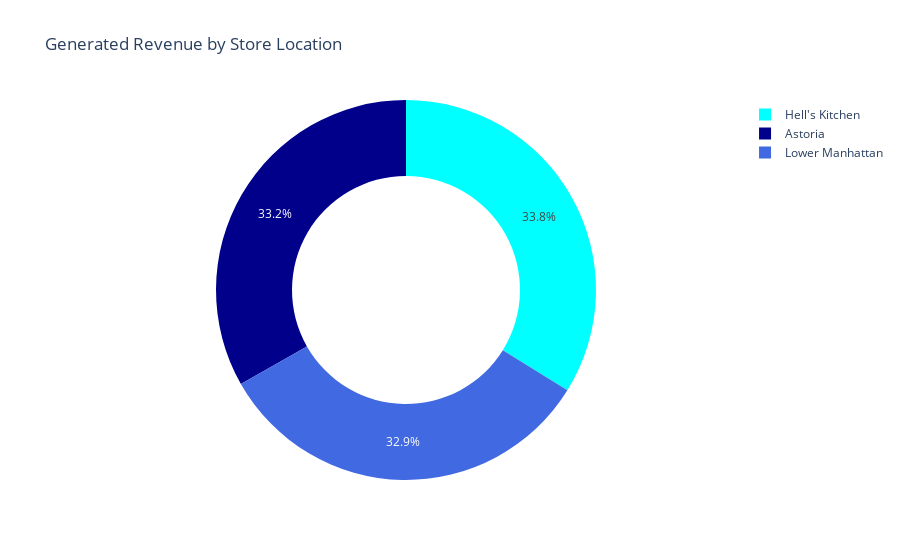

Notebook cell for this chart:
### Code cell
# I can also visualize my results by plotting a donut chart.
plot1 = px.pie(names=total_revenue_by_location_desc['Store Location'],
values=total_revenue_by_location_desc['Revenue'],
title="Generated Revenue by Store Location",
hole=0.6,
color=total_revenue_by_location_desc['Store Location'],
color_discrete_map={'Lower Manhattan':'royalblue',
                    'Astoria':'darkblue',
                    'Hell\'s Kitchen': 'cyan'})
plot1.show()

### Figure 1 — Plotly figure (JSON) as saved in the notebook; plotly's stock layout.template omitted (floating-point values rounded to 4 significant figures)
{"data": [{"customdata": [["Hell's Kitchen"], ["Astoria"], ["Lower Manhattan"]], "domain": {"x": [0, 1], "y": [0, 1]}, "hole": 0.6, "hovertemplate": "label=%{label}<br>value=%{value}<br>color=%{customdata[0]}<extra></extra>", "labels": ["Hell's Kitchen", "Astoria", "Lower Manhattan"], "legendgroup": "", "marker": {"colors": ["cyan", "darkblue", "royalblue"]}, "name": "", "showlegend": true, "type": "pie", "values": [236500.0, 232200.0, 230100.0]}], "layout": {"legend": {"tracegroupgap": 0}, "title": {"text": "Generated Revenue by Store Location"}}}
